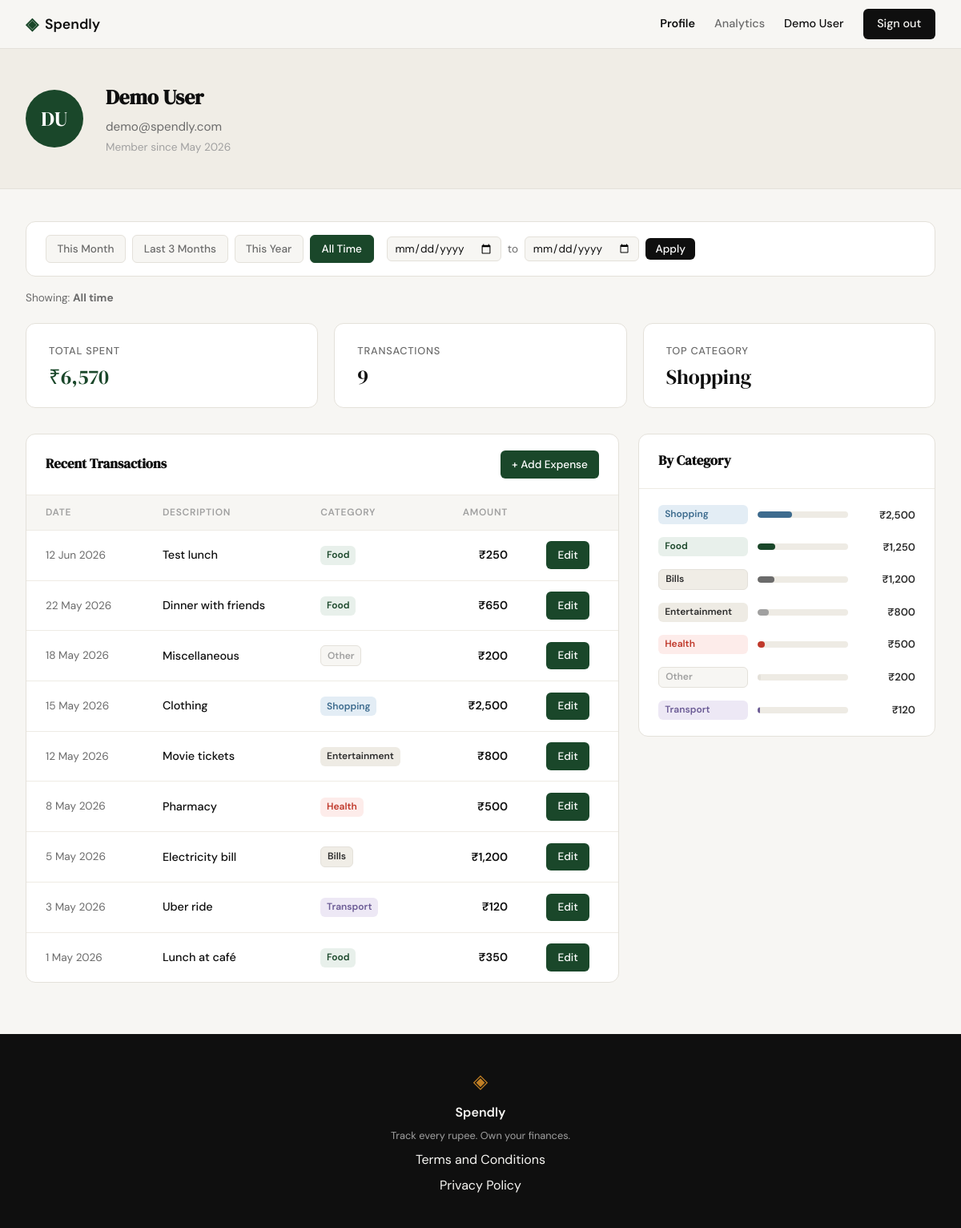
Screenshot of /profile (signed in) with the database file from the repository.
### tables this page shows
CREATE TABLE users (
            id            INTEGER PRIMARY KEY AUTOINCREMENT,
            name          TEXT    NOT NULL,
            email         TEXT    NOT NULL UNIQUE,
            password_hash TEXT    NOT NULL,
            created_at    TEXT    DEFAULT (datetime('now'))
        );

CREATE TABLE expenses (
            id          INTEGER PRIMARY KEY AUTOINCREMENT,
            user_id     INTEGER NOT NULL REFERENCES users(id),
            amount      REAL    NOT NULL,
            category    TEXT    NOT NULL,
            date        TEXT    NOT NULL,
            description TEXT,
            created_at  TEXT    DEFAULT (datetime('now'))
        );

### app.py (the view, shortened to what this page needs)
@app.route("/profile")
def profile():
    if not session.get("user_id"):
        return redirect(url_for("login"))
    user_data = get_user_by_id(session["user_id"])
    if not user_data:
        session.clear()
        return redirect(url_for("login"))
    name = user_data["name"]
    initials = "".join(w[0] for w in name.split()[:2]).upper()
    user = {
        "name": name,
        "initials": initials,
        "email": user_data["email"],
        "member_since": user_data["member_since"],
    }
    today = date.today()
    date_from_raw = request.args.get("from", "").strip()
    date_to_raw   = request.args.get("to", "").strip()
    period        = request.args.get("period", "all")
    date_from = date_to = None
    active_period = "all"
    period_label = "All time"
    stats        = get_summary_stats(session["user_id"], date_from, date_to)
    transactions = get_recent_transactions(session["user_id"], date_from=date_from, date_to=date_to)
    categories   = get_category_breakdown(session["user_id"], date_from, date_to)
    return render_template(
        "profile.html",
        user=user,
        stats=stats,
        transactions=transactions,
        categories=categories,
        active_period=active_period,
        date_from=date_from,
        date_to=date_to,
        period_label=period_label,
    )

### database/db.py (called while the page is built)
def get_db():
    conn = sqlite3.connect(DB_PATH)
    conn.row_factory = sqlite3.Row
    conn.execute("PRAGMA foreign_keys = ON")
    return conn

### database/queries.py (called while the page is built)
def _date_clause(date_from, date_to):
    if date_from and date_to:
        return " AND date BETWEEN ? AND ?", (date_from, date_to)
    return "", ()

def get_user_by_id(user_id):
    conn = get_db()
    row = conn.execute(
        "SELECT name, email, created_at FROM users WHERE id = ?", (user_id,)
    ).fetchone()
    conn.close()
    if not row:
        return None
    member_since = datetime.strptime(row["created_at"][:10], "%Y-%m-%d").strftime("%B %Y")
    return {"name": row["name"], "email": row["email"], "member_since": member_since}

def get_summary_stats(user_id, date_from=None, date_to=None):
    conn = get_db()
    date_clause, date_params = _date_clause(date_from, date_to)
    row = conn.execute(
        "SELECT COALESCE(SUM(amount), 0) as total, COUNT(*) as count "
        "FROM expenses WHERE user_id = ?" + date_clause,
        (user_id,) + date_params
    ).fetchone()
    top = conn.execute(
        "SELECT category, SUM(amount) as cat_total FROM expenses "
        "WHERE user_id = ?" + date_clause + " GROUP BY category ORDER BY cat_total DESC LIMIT 1",
        (user_id,) + date_params
    ).fetchone()
    conn.close()
    return {
        "total_spent": f"₹{row['total']:,.0f}",
        "transaction_count": row["count"],
        "top_category": top["category"] if top else "—",
    }

def get_recent_transactions(user_id, limit=10, date_from=None, date_to=None):
    conn = get_db()
    date_clause, date_params = _date_clause(date_from, date_to)
    rows = conn.execute(
        "SELECT id, date, description, category, amount FROM expenses "
        "WHERE user_id = ?" + date_clause + " ORDER BY date DESC LIMIT ?",
        (user_id,) + date_params + (limit,)
    ).fetchall()
    conn.close()
    return [
        {
            "id": r["id"],
            "date": datetime.strptime(r["date"], "%Y-%m-%d").strftime("%-d %b %Y"),
            "description": r["description"] or "",
            "category": r["category"],
            "amount": f"₹{r['amount']:,.0f}",
        }
        for r in rows
    ]

### templates/profile.html (shortened to what this page needs)
{% extends "base.html" %}
{% block content %}
<div class="profile-page">
  <div class="profile-hero">
    <div class="profile-hero-inner">
      <div class="avatar">{{ user.initials }}</div>
      <div class="user-details">
        <h1>{{ user.name }}</h1>
        <p class="user-email">{{ user.email }}</p>
        <p class="user-since">Member since {{ user.member_since }}</p>
      </div>
    </div>
  </div>
  <div class="profile-inner">
    <div class="filter-bar">
      <div class="filter-presets">
        <a href="{{ url_for('profile') }}?period=this_month"
           class="filter-btn{% if active_period == 'this_month' %} active{% endif %}">This Month</a>
        <a href="{{ url_for('profile') }}?period=last_3_months"
           class="filter-btn{% if active_period == 'last_3_months' %} active{% endif %}">Last 3 Months</a>
        <a href="{{ url_for('profile') }}?period=this_year"
           class="filter-btn{% if active_period == 'this_year' %} active{% endif %}">This Year</a>
        <a href="{{ url_for('profile') }}?period=all"
           class="filter-btn{% if active_period == 'all' %} active{% endif %}">All Time</a>
      </div>
      <form class="filter-custom" method="get" action="{{ url_for('profile') }}">
        <input type="date" name="from" value="{{ date_from or '' }}">
        <span class="filter-separator">to</span>
        <input type="date" name="to" value="{{ date_to or '' }}">
        <button type="submit">Apply</button>
      </form>
    </div>
    <p class="period-label">Showing: <strong>{{ period_label }}</strong></p>
    <div class="stats-grid">
      <div class="stat-card">
        <p class="stat-label">Total Spent</p>
        <p class="stat-value accent">{{ stats.total_spent }}</p>
      </div>
      <div class="stat-card">
        <p class="stat-label">Transactions</p>
        <p class="stat-value">{{ stats.transaction_count }}</p>
      </div>
      <div class="stat-card">
        <p class="stat-label">Top Category</p>
        <p class="stat-value">{{ stats.top_category }}</p>
      </div>
    </div>
    <div class="profile-lower">
      <div class="section-card">
        <div class="section-card-header">
          <h2>Recent Transactions</h2>
          <a href="{{ url_for('add_expense') }}" class="btn-primary-sm">+ Add Expense</a>
        </div>
        <table class="tx-table">
          <thead>
            <tr>
              <th>Date</th>
              <th>Description</th>
              <th>Category</th>
              <th class="right">Amount</th>
              <th></th>
            </tr>
          </thead>
          <tbody>
            {% for t in transactions %}
            <tr>
              <td class="tx-date">{{ t.date }}</td>
              <td class="tx-desc">{{ t.description }}</td>
              <td><span class="badge badge-{{ t.category | lower }}">{{ t.category }}</span></td>
              <td class="tx-amount right">{{ t.amount }}</td>
              <td class="tx-actions"><a href="{{ url_for('edit_expense', id=t.id) }}" class="btn-primary-sm">Edit</a></td>
            </tr>
            {% endfor %}
          </tbody>
        </table>
      </div>
      <div class="section-card">
        <div class="section-card-header">
          <h2>By Category</h2>
        </div>
        <div class="categories-body">
          {% for cat in categories %}
          <div class="category-row">
            <span class="badge badge-{{ cat.name | lower }}">{{ cat.name }}</span>
            <div class="progress-track">
              <div class="progress-bar bar-{{ cat.name | lower }}" style="--bar-pct: {{ cat.pct }}%"></div>
            </div>
            <span class="cat-amount">{{ cat.amount }}</span>
          </div>
          {% endfor %}
        </div>
      </div>
    </div>
  </div>
</div>
{% endblock %}

### templates/base.html (shortened to what this page needs)
<!DOCTYPE html>
<html lang="en">
<head>
    <link rel="stylesheet" href="{{ url_for('static', filename='css/style.css') }}">
</head>
<body>
    <nav class="navbar">
        <div class="nav-inner">
            <a href="{{ url_for('landing') }}" class="nav-brand">
                <span class="brand-icon">◈</span>
                <span class="brand-name">Spendly</span>
            </a>
            <div class="nav-links">
                {% if session.get("user_id") %}
                    <a href="{{ url_for('profile') }}"
                       class="{% if request.endpoint == 'profile' %}nav-active{% endif %}">Profile</a>
                    <a href="{{ url_for('analytics') }}"
                       class="{% if request.endpoint == 'analytics' %}nav-active{% endif %}">Analytics</a>
                    <span class="nav-user">{{ session["user_name"] }}</span>
                    <a href="{{ url_for('logout') }}" class="nav-cta">Sign out</a>
                {% else %}
                    <a href="{{ url_for('login') }}">Sign in</a>
                    <a href="{{ url_for('register') }}" class="nav-cta">Get started</a>
                {% endif %}
            </div>
        </div>
    </nav>
    <main class="main-content">
        {% block content %}{% endblock %}
    </main>
    <footer class="footer">
        <div class="footer-inner">
            <span class="brand-icon">◈</span>
            <span class="footer-name">Spendly</span>
            <p class="footer-copy">Track every rupee. Own your finances.</p>
            <a href="/terms">Terms and Conditions</a>
            <a href="/privacy">Privacy Policy</a>
        </div>
    </footer>
</body>
</html>

### static/css/style.css (style rules this page uses)
:root { --ink: #0f0f0f; --ink-soft: #2d2d2d; --ink-muted: #6b6b6b; --ink-faint: #a0a0a0; --paper: #f7f6f3; --paper-warm: #f0ede6; --paper-card: #ffffff; --accent: #1a472a; --accent-light: #e8f0eb; --accent-2: #c17f24; --accent-2-light: #fdf3e3; --danger: #c0392b; --danger-light: #fdecea; --border: #e4e1da; --border-soft: #eeebe4; --color-shopping: #3d6b8e; --color-shopping-light: #e3edf5; --color-transport: #6b5b95; --color-transport-light: #ede8f5; --font-display: 'DM Serif Display', Georgia, serif; --font-body: 'DM Sans', system-ui, sans-serif; --max-width: 1200px; --auth-width: 440px; --radius-sm: 6px; --radius-md: 12px; --radius-lg: 20px; }
*, *::before, *::after { box-sizing: border-box; margin: 0; padding: 0; }
html { font-size: 16px; scroll-behavior: smooth; }
body { background: var(--paper); color: var(--ink); font-family: var(--font-body); font-size: 1rem; line-height: 1.6; -webkit-font-smoothing: antialiased; }
a { color: inherit; text-decoration: none; }
.navbar { position: sticky; top: 0; z-index: 100; background: var(--paper); border-bottom: 1px solid var(--border); padding: 0 2rem; }
.nav-inner { max-width: var(--max-width); margin: 0 auto; height: 60px; display: flex; align-items: center; justify-content: space-between; }
.nav-brand { display: flex; align-items: center; gap: 0.5rem; font-family: var(--font-body); font-weight: 600; font-size: 1.1rem; color: var(--ink); }
.brand-icon { color: var(--accent); font-size: 1.3rem; }
.brand-name { color: var(--ink); }
.nav-links { display: flex; align-items: center; gap: 1.5rem; font-size: 0.9rem; font-weight: 500; }
.nav-links a { color: var(--ink-muted); transition: color 0.2s; }
.nav-links a.nav-active { color: var(--ink); font-weight: 600; }
.nav-cta { background: var(--ink) !important; color: var(--paper) !important; padding: 0.45rem 1.1rem; border-radius: var(--radius-sm); transition: background 0.2s !important; }
.main-content { min-height: calc(100vh - 60px - 100px); }
.btn-primary-sm { display: inline-flex; align-items: center; gap: 0.25rem; padding: 0.4rem 0.9rem; background: var(--accent); color: var(--paper-card); border-radius: var(--radius-sm); font-size: 0.85rem; font-weight: 500; text-decoration: none; transition: opacity 0.15s; }
.footer { background: var(--ink); color: var(--paper); padding: 2.5rem 2rem; text-align: center; }
.footer-inner { display: flex; flex-direction: column; align-items: center; gap: 0.4rem; }
.footer .brand-icon { color: var(--accent-2); font-size: 1.5rem; }
.footer-name { font-weight: 600; font-size: 1rem; }
.footer-copy { font-size: 0.8rem; color: var(--ink-faint); }

### rows the page displays
users: user_name "Demo User", name "Demo User", email "demo@spendly.com"
expenses: top_category "Shopping", date "15 May 2026", description "Clothing", category "Shopping", amount "₹2,500"
expenses: date "12 Jun 2026", description "Test lunch", category "Food", amount "₹250"
expenses: date "22 May 2026", description "Dinner with friends", category "Food", amount "₹650"
expenses: date "18 May 2026", description "Miscellaneous", category "Other", amount "₹200"
expenses: date "12 May 2026", description "Movie tickets", category "Entertainment", amount "₹800"
expenses: date "8 May 2026", description "Pharmacy", category "Health", amount "₹500"
expenses: date "5 May 2026", description "Electricity bill", category "Bills", amount "₹1,200"
expenses: date "3 May 2026", description "Uber ride", category "Transport", amount "₹120"
expenses: date "1 May 2026", description "Lunch at café", category "Food", amount "₹350"

### other values shown
{{ user.initials }} "DU"
{{ user.member_since }} "May 2026"
{{ period_label }} "All time"
{{ stats.total_spent }} "₹6,570"
{{ stats.transaction_count }} "9"
{{ cat.name }} "Shopping" "Food" "Bills" "Entertainment" "Health" "Other" "Transport"
{{ cat.amount }} "₹2,500" "₹1,250" "₹1,200" "₹800" "₹500" "₹200" "₹120"
